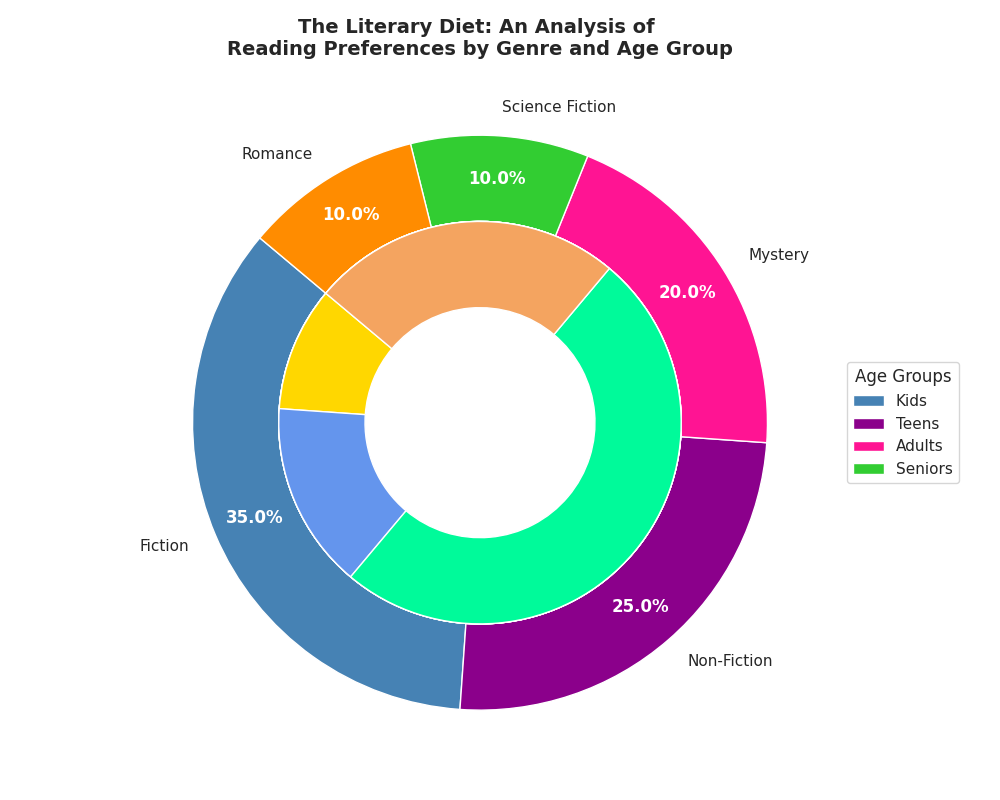

The Python source for this figure:
import matplotlib.pyplot as plt

# Data Preparation
genres = ['Fiction', 'Non-Fiction', 'Mystery', 'Science Fiction', 'Romance']
overall_preference = [35, 25, 20, 10, 10]

age_groups = ['Kids', 'Teens', 'Adults', 'Seniors']
age_distribution = {
    'Fiction': [25, 20, 45, 10],
    'Non-Fiction': [10, 15, 50, 25],
    'Mystery': [5, 15, 55, 25],
    'Science Fiction': [15, 25, 45, 15],
    'Romance': [10, 15, 50, 25],
}

# Manually shuffled colors for genres and age groups
genre_colors = ['#4682B4', '#8B008B', '#FF1493', '#32CD32', '#FF8C00']
age_colors = ['#FFD700', '#6495ED', '#00FA9A', '#F4A460']

# Plotting the donut pie chart
fig, ax = plt.subplots(figsize=(10, 8))
wedges, texts, autotexts = ax.pie(overall_preference, labels=genres, colors=genre_colors,
                                  startangle=140, wedgeprops=dict(width=0.3, edgecolor='w'),
                                  autopct='%1.1f%%', pctdistance=0.85)

# Draw the outer ring representing the age distribution
for i, genre in enumerate(genres):
    ax.pie(age_distribution[genre], radius=0.7, colors=age_colors,
           startangle=140, wedgeprops=dict(width=0.3, edgecolor='w'))

# Adding a circle in the middle to create a donut shape
centre_circle = plt.Circle((0, 0), 0.35, fc='white')
fig.gca().add_artist(centre_circle)

# Customizing text properties
for autotext in autotexts:
    autotext.set_color('white')
    autotext.set_weight('bold')

# Customizing the legend and title
ax.legend(wedges, age_groups, title="Age Groups", loc="center left", bbox_to_anchor=(1, 0.5))
plt.title("The Literary Diet: An Analysis of \nReading Preferences by Genre and Age Group", fontsize=14, weight='bold')

# Optimize layout to prevent overlap
plt.tight_layout()

# Show the plot
plt.show()
